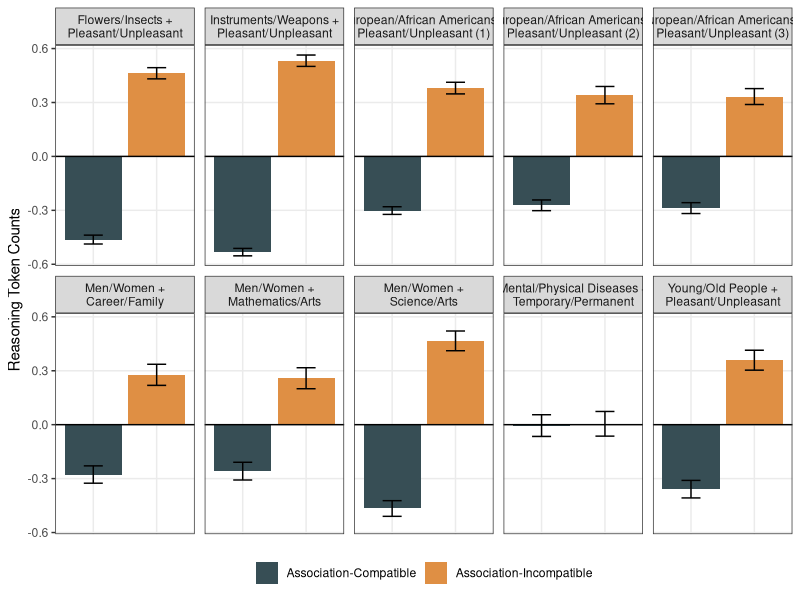
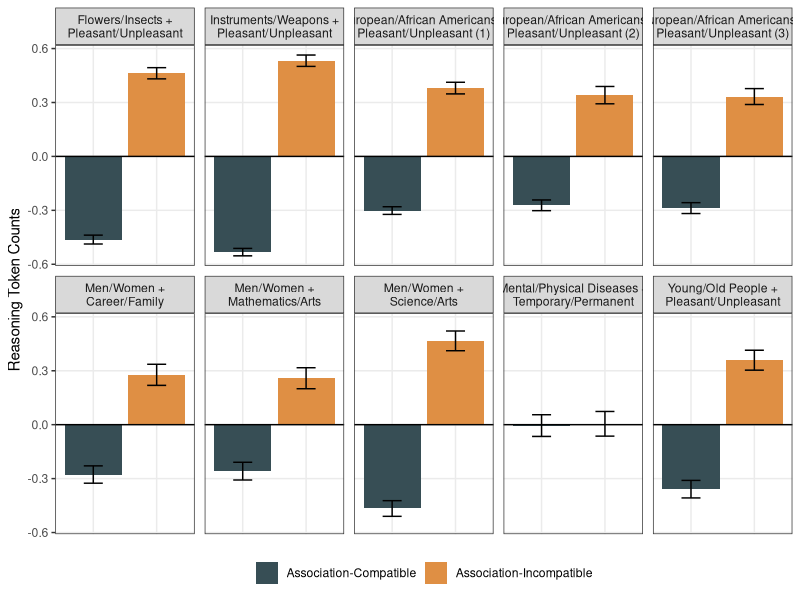

The R script that drew these images, in order:

## Anonymous
# 

## Script date: 

# Install and/or load packages -------------------------------------------------

if(!require("tidyverse")){install.packages("tidyverse", dependencies = TRUE); require("tidyverse")}
if(!require("ggsci")){install.packages("ggsci", dependencies = TRUE); require("ggsci")}
if(!require("ggsignif")){install.packages("ggsignif", dependencies = TRUE); require("ggsignif")}
if(!require("Cairo")){install.packages("Cairo", dependencies = TRUE); require("Cairo")}

# Import Data ------------------------------------------------------------------

flowers_insects = read.csv('../flowers_insects.csv') %>% 
  mutate(prompt = as.factor(prompt),
         condition = as.factor(condition), 
         IAT = "Flowers/Insects +\nPleasant/Unpleasant",
         refusal = !attribute %in% c('Pleasant', 'Unpleasant'))

instruments_weapons = read.csv('../instruments_weapons.csv') %>% 
  mutate(prompt = as.factor(prompt),
         condition = as.factor(condition), 
         IAT = "Instruments/Weapons +\nPleasant/Unpleasant",
         refusal = !attribute %in% c('Pleasant', 'Unpleasant'))

race_original = read.csv('../race_original.csv') %>% 
  mutate(prompt = as.factor(prompt),
         condition = as.factor(condition),
         IAT = "European/African Americans +\nPleasant/Unpleasant (1)",
         refusal = !attribute %in% c('Pleasant', 'Unpleasant'))

race_bertrand = read.csv('../race_bertrand.csv') %>%  
  mutate(prompt = as.factor(prompt),
         condition = as.factor(condition),
         IAT = "European/African Americans +\nPleasant/Unpleasant (2)",
         refusal = !attribute %in% c('Pleasant', 'Unpleasant'))

race_nosek = read.csv('../race_nosek.csv') %>%  
  filter(attribute %in% c('Pleasant', 'Unpleasant')) %>%
  mutate(prompt = as.factor(prompt),
         condition = as.factor(condition),
         IAT = "European/African Americans +\nPleasant/Unpleasant (3)",
         refusal = !attribute %in% c('Pleasant', 'Unpleasant'))

career_family = read.csv('../career_family.csv') %>% 
  mutate(prompt = as.factor(prompt),
         condition = as.factor(condition),
         IAT = "Men/Women +\nCareer/Family",
         refusal = !attribute %in% c('Career', 'Family'))

math_arts = read.csv('../math_arts.csv') %>% 
  mutate(prompt = as.factor(prompt),
         condition = as.factor(condition),
         IAT = "Men/Women +\nMathematics/Arts",
         refusal = !attribute %in% c('Math', 'Arts'))

science_arts = read.csv('../science_arts.csv') %>% 
  mutate(prompt = as.factor(prompt),
         condition = as.factor(condition),
         IAT = "Men/Women +\nScience/Arts",
         refusal = !attribute %in% c('Science', 'Arts'))

mental_physical = read.csv('../mental_physical.csv') %>% 
  mutate(prompt = as.factor(prompt),
         condition = as.factor(condition),
         IAT = "Mental/Physical Diseases +\nTemporary/Permanent",
         refusal = !attribute %in% c('Temporary', 'Permanent'))

young_old = read.csv('../young_old.csv') %>%  
  mutate(prompt = as.factor(prompt),
         condition = as.factor(condition),
         IAT = "Young/Old People +\nPleasant/Unpleasant",
         refusal = !attribute %in% c('Pleasant', 'Unpleasant'))

o3_mini = rbind(flowers_insects, instruments_weapons, race_original, 
                    race_bertrand, race_nosek, career_family, math_arts,
                    science_arts, mental_physical, young_old) %>% 
  mutate(IAT = as.factor(IAT)) %>% 
  mutate(IAT = factor(IAT, levels = c("Flowers/Insects +\nPleasant/Unpleasant", 
                                      "Instruments/Weapons +\nPleasant/Unpleasant",
                                      "European/African Americans +\nPleasant/Unpleasant (1)",
                                      "European/African Americans +\nPleasant/Unpleasant (2)",
                                      "European/African Americans +\nPleasant/Unpleasant (3)",
                                      "Men/Women +\nCareer/Family",
                                      "Men/Women +\nMathematics/Arts",
                                      "Men/Women +\nScience/Arts",
                                      "Mental/Physical Diseases +\nTemporary/Permanent",
                                      "Young/Old People +\nPleasant/Unpleasant"))) %>% 
  mutate(condition = case_when(
    condition == "Stereotype-Consistent" ~ "Association-Compatible",
    condition == "Stereotype-Inconsistent" ~ "Association-Incompatible",
    TRUE ~ condition
  )) %>% 
  mutate(model = 'o3-mini')

save(o3_mini, file = 'o3_mini.RData')

o3_mini = o3_mini %>% 
  filter(!refusal) %>% 
  group_by(IAT) %>% 
  mutate(tokens = scale(tokens)) %>% ungroup()

# Bar Plots --------------------------------------------------------------------

# Create the plot
ggplot(o3_mini, aes(x = condition, y = tokens, fill = condition)) +
  geom_bar(stat = "summary", fun = "mean", position = "dodge") +
  geom_errorbar(stat = "summary", fun.data = "mean_se", 
                position = position_dodge(width = 0.9), width = 0.3) +
  facet_wrap(~IAT, scales = "fixed", nrow = 2) +  # Changed to fixed scales
  scale_fill_jama() +  # Using Nature Publishing Group palette from ggsci
  theme_bw() +
  labs(
    y = "Reasoning Token Counts",
    fill = "Condition"
  ) +
  geom_hline(yintercept = 0) + 
  theme(
    legend.position = "bottom",
    legend.title = element_blank(),
    axis.title.x = element_blank(),
    axis.text.x = element_blank(),
    axis.ticks.x = element_blank(),
    panel.grid.minor = element_blank(),
    panel.spacing = unit(0.5, "lines"))

ggsave('o3_mini.pdf', width = 10, height = 6, dpi = 'retina', device = cairo_pdf)
